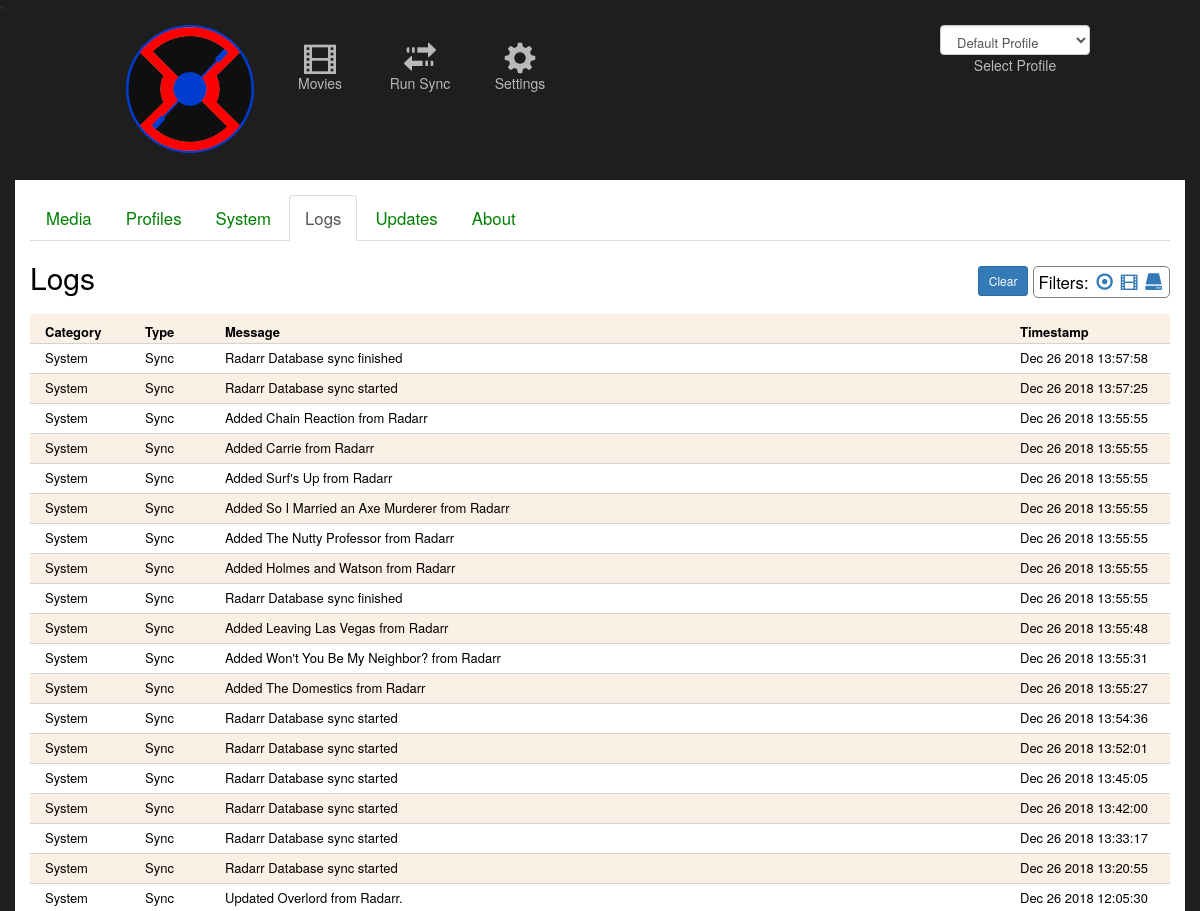
/jibarr/logs/ (upper part), run on an earlier commit of the app's database.
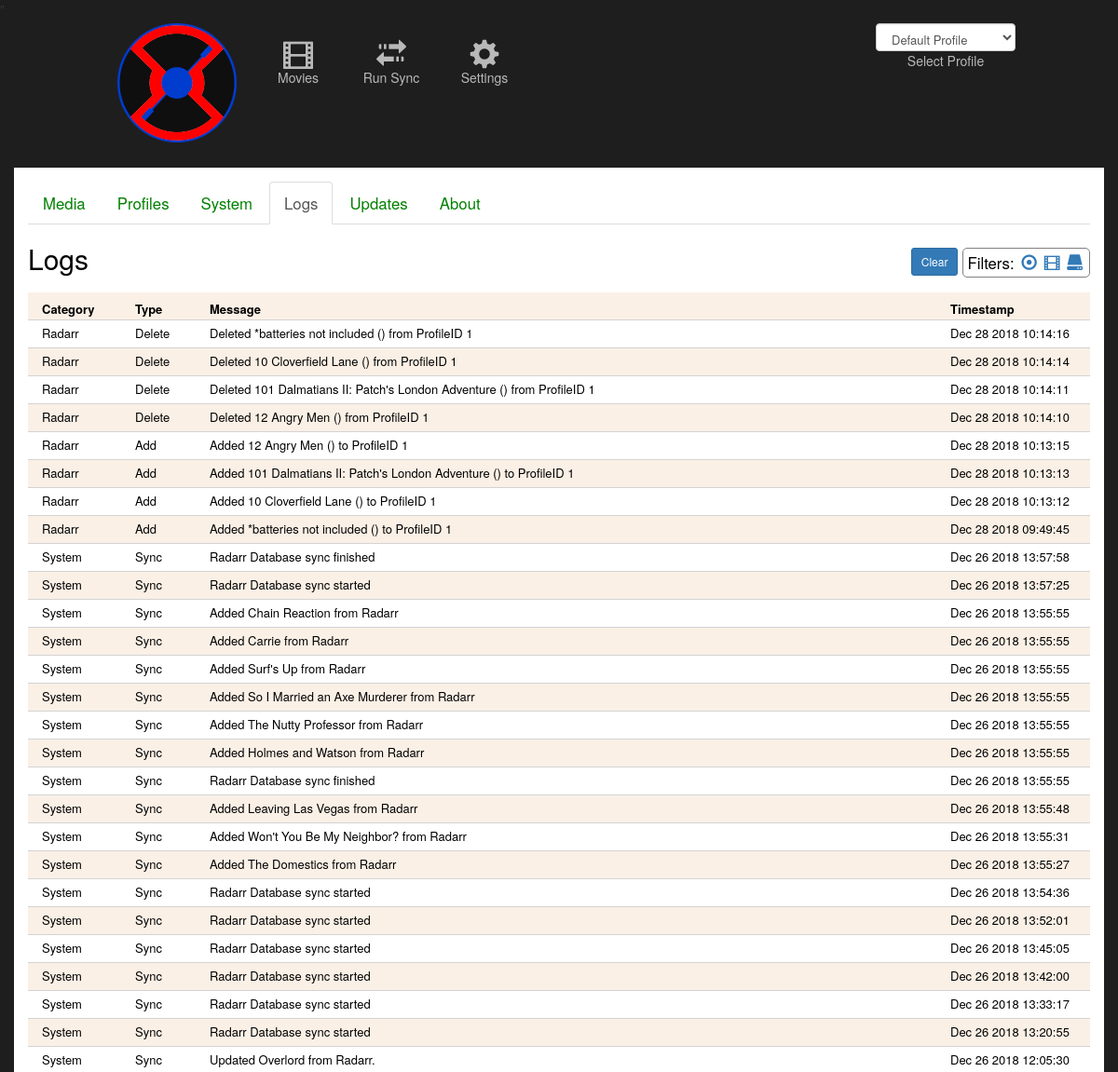
And on a later commit of the database.
### jibarr/models/logs.py (models this page shows)
class Logs(models.Model):
    id = models.AutoField(auto_created=True, primary_key=True, serialize=False, verbose_name='ID')
    log_type = models.CharField(max_length=25)
    log_message = models.CharField(max_length=2000)
    log_datetime = models.CharField(max_length=200)
    log_category = models.CharField(max_length=25)
    objects = models.Manager()
    class Meta:
        db_table = 'Jibarr_logs'

### jibarr/views/logs.py (the view)
def logs(request):
    prof_id = 1
    try:
        prof_id = request.session["prof_id"]
    except KeyError:
        pass
    filterCriteria = "all"
    try:
        if(request.GET.get("filter")):
            if(request.GET.get("filter") == "Media"):
                filterCriteria = "Radarr"
            else:
                filterCriteria = request.GET.get("filter")
    except KeyError:
        pass
    system_settings = Settings.objects.all()[:1].get()
    prof_list = Profile.objects.all()
    if(filterCriteria=='all'):
        log_list = Logs.objects.all().order_by('-log_datetime')
    else:
        log_list = Logs.objects.all().order_by('-log_datetime').filter(log_category = filterCriteria)
    context = {
        'system_settings': system_settings,
        'log_list': log_list,
        'prof_list': prof_list,
        'prof_id': prof_id
    }
    template = loader.get_template("jibarr/logs.html")
    return HttpResponse(template.render(context, request))

### jibarr/templates/jibarr/logs.html (shortened to what this page needs)
{% extends "./base.html" %}
{% load static %}
{% block content %}
<div class='CONTAINER' style="font-size:larger;padding-bottom:20px;">
    <ul class="nav nav-tabs" style="margin-top:10px;">
        <li><a href="/jibarr/settings">Media</a></li>
        <li><a href="/jibarr/profiles">Profiles</a></li>
        <li><a href="/jibarr/systemsettings">System</a></li>
        <li class="active"><a href="/jibarr/logs">Logs</a></li>
        <li><a href="/jibarr/updates">Updates</a></li>
        <li><a href="/jibarr/about">About</a></li>
    </ul>
    <div style="padding-bottom:10px;">
        <div style="float:right;">
            <div id="divFilters" style="margin-top:5px;float:right;border-radius:5px;border:1px solid grey;padding:3px 4px 3px 4px;">
                Filters:
                <a href="?filter=all"><i style="padding-left:3px;padding-right:3px;cursor:pointer;" class='glyphicon glyphicon-record' title='Show All' ></i></a>
                <a href="?filter=Media"><i style="padding-right:3px;cursor:pointer;" class='glyphicon glyphicon-film' title='Show Media Only'></i></a>
                <a href="?filter=System"><i style="padding-right:3px;cursor:pointer;" class='glyphicon glyphicon-hdd' title='Show System Only'></i></a>
            </div>
            <div style="float:right;padding:5px;">
                <button type="button" class="btn btn-primary btn-sm" onclick="clearLogs();">Clear</button>
            </div>
        </div>
        <h2>Logs </h2>
    </div>
    <div class="divRow" style="font-size:small;font-weight:bold;padding-left:15px;padding-top:9px;">
        <div style="float:left;width:100px;">Category</div>
        <div style="float:left;width:80px;">Type</div>
        <div style="float:left;">Message</div>
        <div style="float:right;width:150px;">Timestamp</div>
    </div>
    {% for var in log_list %}
    <div class="divRow" style="font-size:small;padding-left:15px;padding-top:5px;">
        <div style="float:left;width:100px;">{{ var.log_category }}</div>
        <div style="float:left;width:80px;">{{ var.log_type }}</div>
        <div style="float:left;">{{ var.log_message }}</div>
        <div style="float:right;width:150px;">{{ var.log_datetime }}</div>
    </div>
    {% endfor %}
</div>
{% endblock content %}

What changed in the data, as far as the page shows it:
added Logs: log_category "Radarr", log_type "Delete", log_message "Deleted *batteries not included () from ProfileID 1", log_datetime "Dec 28 2018 10:14:16"
added Logs: log_category "Radarr", log_type "Delete", log_message "Deleted 10 Cloverfield Lane () from ProfileID 1", log_datetime "Dec 28 2018 10:14:14"
added Logs: log_category "Radarr", log_type "Delete", log_message "Deleted 101 Dalmatians II: Patch's London Adventure () from ProfileID 1", log_datetime "Dec 28 2018 10:14:11"
added Logs: log_category "Radarr", log_type "Delete", log_message "Deleted 12 Angry Men () from ProfileID 1", log_datetime "Dec 28 2018 10:14:10"
added Logs: log_category "Radarr", log_type "Add", log_message "Added 12 Angry Men () to ProfileID 1", log_datetime "Dec 28 2018 10:13:15"
added Logs: log_category "Radarr", log_type "Add", log_message "Added 101 Dalmatians II: Patch's London Adventure () to ProfileID 1", log_datetime "Dec 28 2018 10:13:13"
added Logs: log_category "Radarr", log_type "Add", log_message "Added 10 Cloverfield Lane () to ProfileID 1", log_datetime "Dec 28 2018 10:13:12"
added Logs: log_category "Radarr", log_type "Add", log_message "Added *batteries not included () to ProfileID 1", log_datetime "Dec 28 2018 09:49:45"
